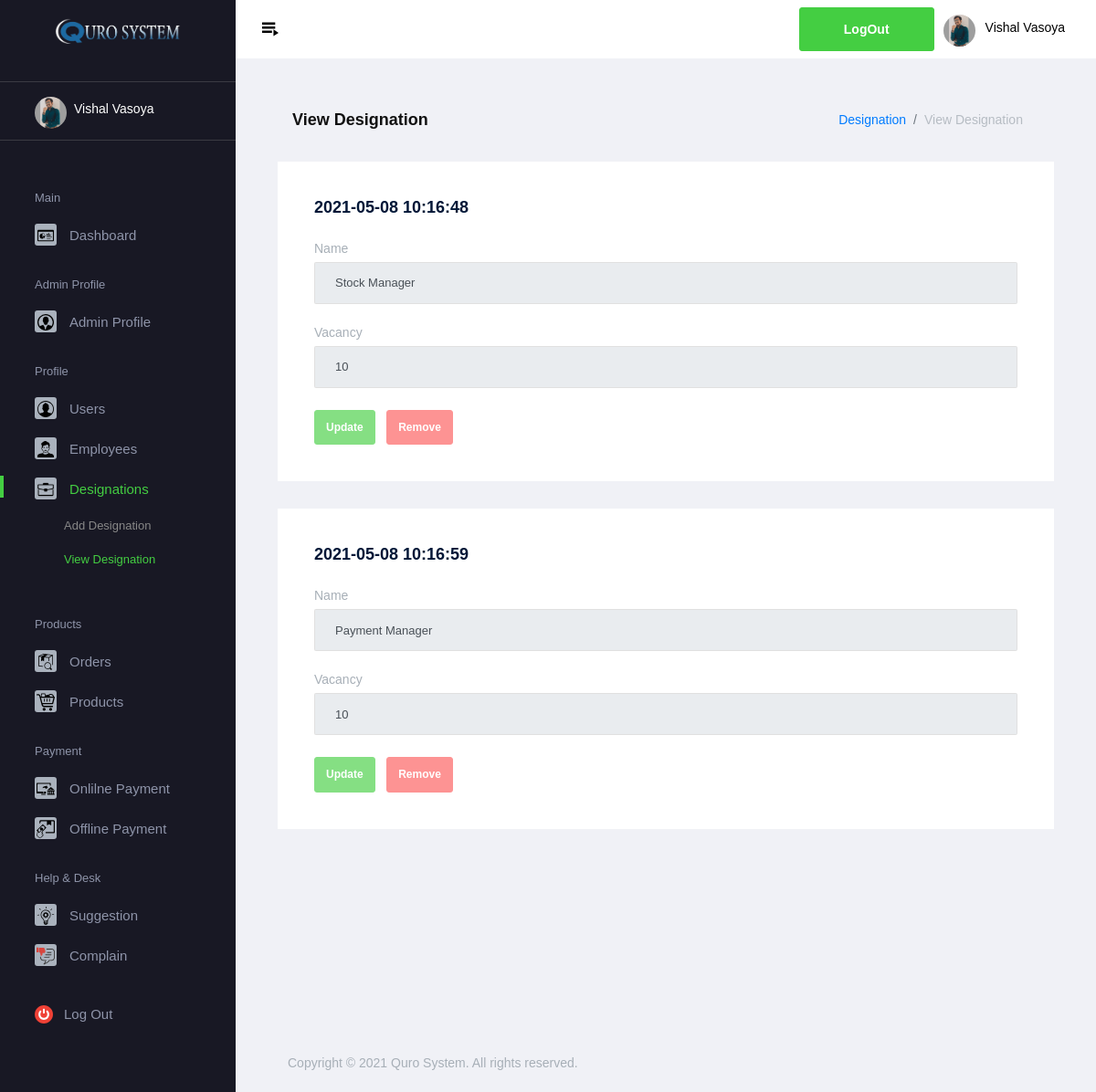
The app's page /qrsystem/admin/view_designation.php (signed in) with its own data.
### tables this page shows
CREATE TABLE `designation` (
  `did` varchar(25) NOT NULL,
  `dname` varchar(50) NOT NULL,
  `vacancy` varchar(5) NOT NULL,
  `stamp` timestamp NOT NULL DEFAULT current_timestamp()
);

### qrsystem/admin/view_designation.php (the view, shortened to what this page needs)
<?php
include "../../conn.php";
?>
<!DOCTYPE html>
<html lang="en">
<head>
    <link rel="stylesheet" href="../../assets/vendors/mdi/css/materialdesignicons.min.css">
    <link rel="stylesheet" href="../../assets/vendors/flag-icon-css/css/flag-icon.min.css">
    <link rel="stylesheet" href="../../assets/vendors/css/vendor.bundle.base.css">
    <link rel="stylesheet" href="../../assets/css/demo_1/style.css">
</head>
<body>
    <div class="container-scroller">
        <?php
    if(isset($_SESSION['aname']) && isset($_SESSION['aid']) && isset($_SESSION['aemail']) && isset($_SESSION['aimg']))
    {
        include "themes/header.php";
    }
    else
    {
        header("location:../../login.php");
    }
    ?>
        <div class="container-fluid page-body-wrapper">
            <?php
    if(isset($_SESSION['aname']) && isset($_SESSION['aid']) && isset($_SESSION['aemail']) && isset($_SESSION['aimg']))
    {
        include "themes/sidebar.php";
    }
    else
    {
        header("location:../../login.php");
    }
    ?>
            <div class="main-panel">
                <div class="content-wrapper">
                   <div class="page-header">
                        <h3 class="page-title">View Designation</h3>
                        <nav aria-label="breadcrumb">
                            <ol class="breadcrumb">
                                <li class="breadcrumb-item"><a href="#">Designation</a></li>
                                <li class="breadcrumb-item active" aria-current="page">View Designation</li>
                            </ol>
                        </nav>
                    </div>
                    <div class="row">
                        <?php
            if(isset($_SESSION['aname']) && isset($_SESSION['aid']) && isset($_SESSION['aemail']) && isset($_SESSION['aimg']))
            {
                $q1="select * from designation";
                if($r1=mysqli_query($conn,$q1))
                {
                    while($num=mysqli_fetch_assoc($r1))
                    {
                        echo '
                        <div class="col-12 grid-margin stretch-card">
                        <div class="card">
                          <div class="card-body">
                            <h4 class="card-title">'.$num['stamp'].'</h4>
                            <form class="forms-sample" method="post">
                              <div class="form-group">
                                <label for="exampleInputPassword4">Name</label>
                                <input type="text" class="form-control" id="dname" name="dname" value="'.$num['dname'].'" disabled>
                              </div>
                              <div class="form-group">
                              <label for="exampleInputPassword4">Vacancy</label>
                              <input type="text" class="form-control" id="vacancy" name="vacancy" value="'.$num['vacancy'].'" disabled>
                             </div>
                             <input type="hidden" name="did" value="'.$num['did'].'"/>
                              <button name="update" class="btn btn-success mr-2" disabled>Update</button>
                              <button name="remove" class="btn btn-danger mr-2" disabled>Remove</button>
                            </form>
                          </div>
                        </div>
                      </div>
                    ';
                    }
                }
            }
             ?>
                    </div>
                </div>
                <?php include "../../footer.php"; ?>
            </div>
        </div>
    </div>
</body>
</html>

### records on screen
designation: stamp "2021-05-08 10:16:48", dname "Stock Manager", vacancy "10"
designation: stamp "2021-05-08 10:16:59", dname "Payment Manager", vacancy "10"

### other values on screen
$_SESSION['aname'] "Vishal Vasoya"
